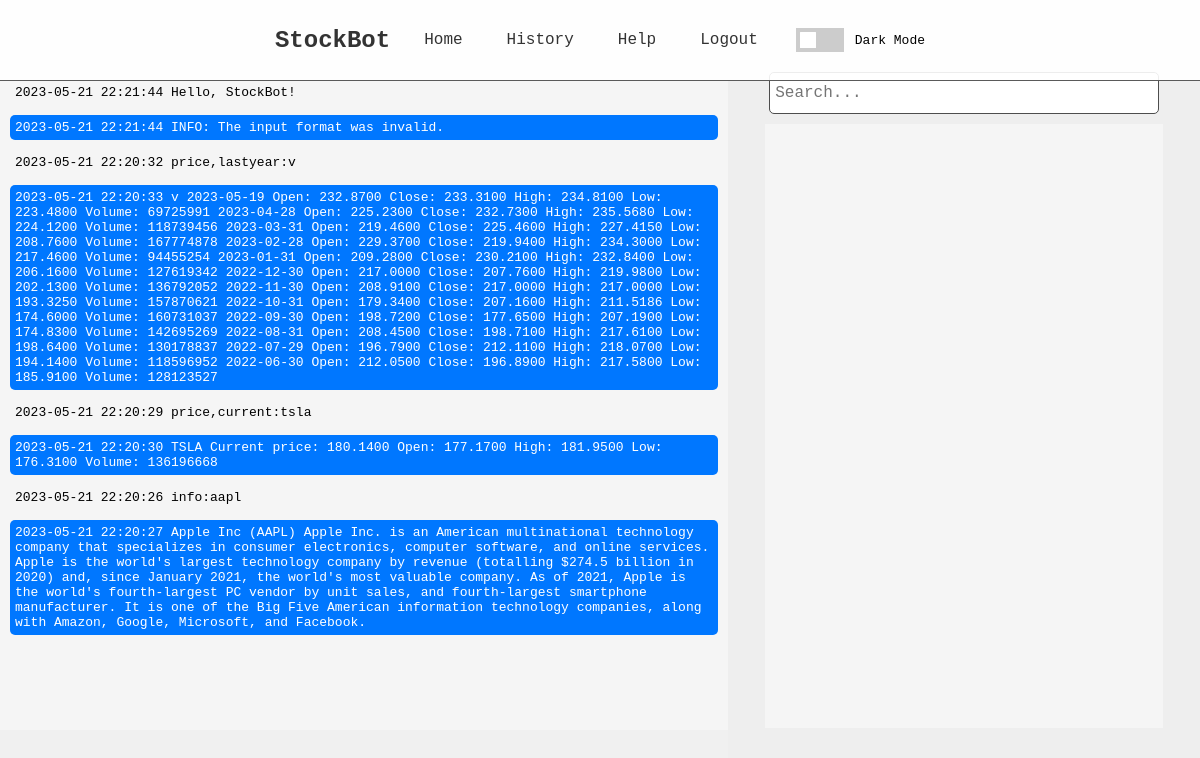
The page /history (signed in) on the database its author committed.
### app/models.py (models this page shows, shortened)
class Message(db.Model):
    id = db.Column(db.Integer, primary_key=True)
    conversationId = db.Column(db.Integer, primary_key=True)
    parentId = db.Column(db.String(36))
    userId = db.Column(db.Integer, db.ForeignKey("user.id"), primary_key=True)
    timeStamp = db.Column(db.DateTime)
    content = db.Column(db.Text)
    isUser = db.Column(db.Boolean)

### app/routes.py (the view)
@app.route('/history')
@login_required
def history():
    messages_object = db.session.execute(text("SELECT * FROM message WHERE userId==" + str(current_user.id) + " ORDER BY timeStamp DESC;"))
    sent, response, sent_timestamp, response_timestamp = [], [], [], []
    for message in messages_object:
        if message.isUser == True:
            sent.append(message.content)
            sent_timestamp.append(message.timeStamp[:19])
        else:
            response.append(message.content)
            response_timestamp.append(message.timeStamp[:19])
    return render_template("history.html", messages=zip(sent_timestamp, sent, response_timestamp, response))

### app/models.py (called while the page is built)
@login.user_loader
def loadUser(id):
    return User.query.get(int(id))

### app/templates/history.html (shortened to what this page needs)
{% extends "base.html" %} {% block title %} History {% endblock %} {% block
content %}
<div id="conversation">
  {% for sTimestamp, sent, rTimestamp, response in messages %}
  <div class="sent-message">{{ sTimestamp }} {{ sent }}</div>
  <div class="message">{{ rTimestamp }} {{ response }}</div>
  {% endfor %}
</div>
<div id="search-bar">
  <input type="text" placeholder="Search...">
  <div id="search-results"></div>
</div>
{% endblock %}

### app/static/styles.css (style rules this page uses)
:root { --background-light: #f0f0f0; --background-dark: #303030; --text-light: #000; --text-dark: #f0f0f0; --input-border-light: #ccc; --input-border-dark: #4d4d4d; --button-background-light: #0077ff; --button-background-dark: #3b82f6; --button-background-hover: #00428d; }
body { font-family: monospace; background-color: var(--background-light); color: var(--text-light); display: flex; justify-content: center; align-items: center; height: 100vh; margin: 0; transition: all 0.3s; -webkit-transition: all 0.3s; -moz-transition: all 0.3s; -ms-transition: all 0.3s; -o-transition: all 0.3s; }
#conversation { width: 60%; height: 80%; background-color: #f5f5f5; overflow-y: auto; padding: 10px; }
#search-bar { width: 40%; height: 100%; background-color: #eee; display: flex; flex-direction: column; justify-content: center; align-items: center; }
#search-bar input { width: 80%; height: 30px; margin-bottom: 10px; padding: 5px; border-radius: 5px; border: none; font-size: 16px; font-family: monospace; border: solid 1px var(--input-border-dark); }
#search-results { width: 80%; height: 73%; overflow-y: auto; background-color: #f5f5f5; padding: 10px; }
.message { background-color: #0077ff; color: #fff; padding: 5px; margin-bottom: 10px; border-radius: 5px; }
.sent-message { padding: 5px; margin-bottom: 10px; border-radius: 5px; }

### rows shown on the page
Message: messages "Hello, StockBot!"
Message: messages "INFO: The input format was invalid."
Message: messages "price,lastyear:v"
Message: messages "v 2023-05-19 Open: 232.8700 Close: 233.3100 High: 234.8100 Low: 223.4800 Volume: 69725991 2023-04-28 Open: 225.2300 Close: 232.7300 High: 235.5680 Low: 224.1200 Volume: 118739456 2023-03-31 Open: 219.4600 Close: 225.4600 High: 227.4150 Low: 208.7600 Volume: 167774878 2023-02-28 Open: 229.3700 Close: 219.9400 High: 234.3000 Low: 217.4600 Volume: 94455254 2023-01-31 Open: 209.2800 Close: 230.2100 High: 232.8400 Low: 206.1600 Volume: 127619342 2022-12-30 Open: 217.0000 Close: 207.7600 High: 219.9800 Low: 202.1300 Volume: 136792052 2022-11-30 Open: 208.9100 Close: 217.0000 High: 217.0000 Low: 193.3250 Volume: 157870621 2022-10-31 Open: 179.3400 Close: 207.1600 High: 211.5186 Low: 174.6000…"
Message: messages "price,current:tsla"
Message: messages "TSLA Current price: 180.1400 Open: 177.1700 High: 181.9500 Low: 176.3100 Volume: 136196668"
Message: messages "info:aapl"
Message: messages "Apple Inc (AAPL) Apple Inc. is an American multinational technology company that specializes in consumer electronics, computer software, and online services. Apple is the world's largest technology company by revenue (totalling $274.5 billion in 2020) and, since January 2021, the world's most valuable company. As of 2021, Apple is the world's fourth-largest PC vendor by unit sales, and fourth-largest smartphone manufacturer. It is one of the Big Five American information technology companies, along with Amazon, Google, Microsoft, and Facebook."

### other values the page prints
{{ sTimestamp }} "2023-05-21 22:21:44" "2023-05-21 22:20:32" "2023-05-21 22:20:29" "2023-05-21 22:20:26"
{{ rTimestamp }} "2023-05-21 22:21:44" "2023-05-21 22:20:33" "2023-05-21 22:20:30" "2023-05-21 22:20:27"
